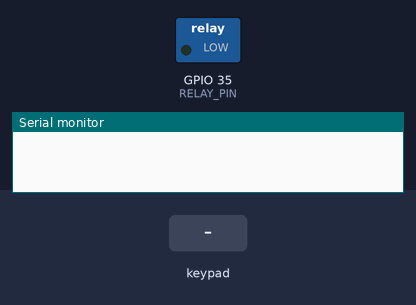
This sketch was run on a simulated ESP32. Shown: switched loads named in the sketch (green lamp = pin HIGH), the last lines printed to the serial monitor. The inputs (shaded band) are chosen by the test bench.

Above: at 1.2 s.
1.3 s: keypad keys 1 2 3 4 # pressed 0.4 s apart
At 3.3 s:
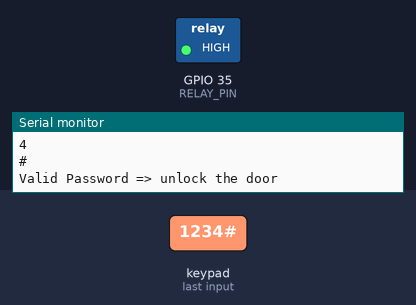
Timing chart, 0 to 24.4 s (numbered marks = the images above; inputs shaded):
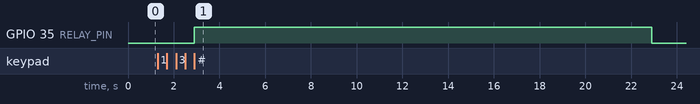

The sketch:

keypad.ino
```cpp
#include <Keypad.h>
#define RELAY_PIN   35 // ESP32 pin GIOP14 connected to the IN pin of relay
#define ROW_NUM     4  // four rows
#define COLUMN_NUM  4  // four columns

char keys[ROW_NUM][COLUMN_NUM] =
{
  {'1', '2', '3', 'A'},
  {'4', '5', '6', 'B'},
  {'7', '8', '9', 'C'},
  {'*', '0', '#', 'D'}
};

byte pin_rows[ROW_NUM]      = {13, 12, 14, 27}; // GIOP19, GIOP18, GIOP5, GIOP17 connect to the row pins
byte pin_column[COLUMN_NUM] = {26, 25, 33, 32};// GIOP16, GIOP4, GIOP0, GIOP2 connect to the column pins

Keypad keypad = Keypad( makeKeymap(keys), pin_rows, pin_column, ROW_NUM, COLUMN_NUM );

const String password_1 = "1234"; // change your password here
String input_password;

void setup()
{
  Serial.begin(9600);
  input_password.reserve(32); // maximum input characters is 32
  pinMode(RELAY_PIN, OUTPUT);
  digitalWrite(RELAY_PIN, LOW); // lock the door
}

void loop()
{
  char key = keypad.getKey();

  if (key)
  {
    Serial.println(key);

    if (key == '*')
    {
      input_password = ""; // reset the input password
    } else if (key == '#')
    {
      if (input_password == password_1 ) {
        Serial.println("Valid Password => unlock the door");
        digitalWrite(RELAY_PIN, HIGH);  // unlock the door for 20 seconds
        delay(20000);
        digitalWrite(RELAY_PIN, LOW); // lock the door
      } else
      {
        Serial.println("Invalid Password => Try again");
      }

      input_password = ""; // reset the input password
    } else
    {
      input_password += key; // append new character to input password string
    }
  }
}
```

Measured:
- after the input at 1.3 s, GPIO 35 (RELAY_PIN): LOW → HIGH after 1.6 s, → LOW 20.0 s later
